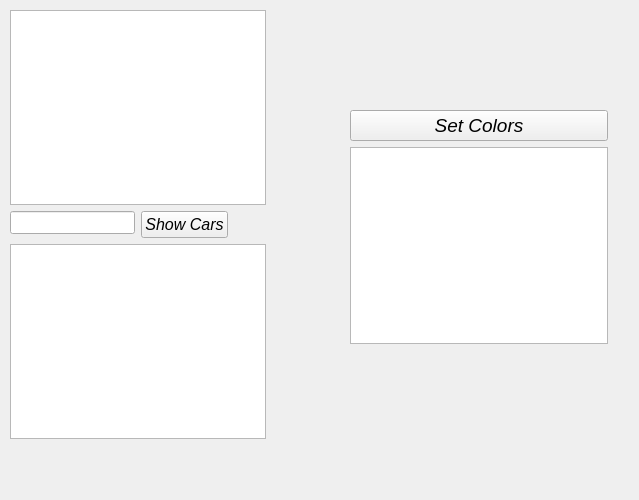
<?xml version="1.0" encoding="UTF-8"?>
<ui version="4.0">
 <class>gui</class>
 <widget class="QWidget" name="gui">
  <property name="geometry">
   <rect>
    <x>0</x>
    <y>0</y>
    <width>639</width>
    <height>500</height>
   </rect>
  </property>
  <property name="windowTitle">
   <string>gui</string>
  </property>
  <widget class="QWidget" name="">
   <property name="geometry">
    <rect>
     <x>350</x>
     <y>110</y>
     <width>258</width>
     <height>234</height>
    </rect>
   </property>
   <layout class="QGridLayout" name="gridLayout">
    <item row="0" column="0">
     <widget class="QPushButton" name="buttonSetColour">
      <property name="font">
       <font>
        <pointsize>14</pointsize>
        <italic>true</italic>
       </font>
      </property>
      <property name="text">
       <string>Set Colors</string>
      </property>
     </widget>
    </item>
    <item row="1" column="0">
     <widget class="QListWidget" name="carList3"/>
    </item>
   </layout>
  </widget>
  <widget class="QWidget" name="">
   <property name="geometry">
    <rect>
     <x>10</x>
     <y>10</y>
     <width>264</width>
     <height>429</height>
    </rect>
   </property>
   <layout class="QFormLayout" name="formLayout_2">
    <item row="0" column="0">
     <widget class="QListWidget" name="carList"/>
    </item>
    <item row="1" column="0">
     <layout class="QFormLayout" name="formLayout">
      <item row="0" column="1">
       <widget class="QPushButton" name="buttonManufacturer">
        <property name="font">
         <font>
          <pointsize>12</pointsize>
          <italic>true</italic>
         </font>
        </property>
        <property name="text">
         <string>Show Cars</string>
        </property>
       </widget>
      </item>
      <item row="0" column="0">
       <widget class="QLineEdit" name="inputManufacturer">
        <property name="font">
         <font>
          <pointsize>10</pointsize>
          <bold>true</bold>
         </font>
        </property>
       </widget>
      </item>
     </layout>
    </item>
    <item row="2" column="0">
     <widget class="QListWidget" name="carList2"/>
    </item>
   </layout>
  </widget>
 </widget>
 <resources/>
 <connections/>
</ui>
